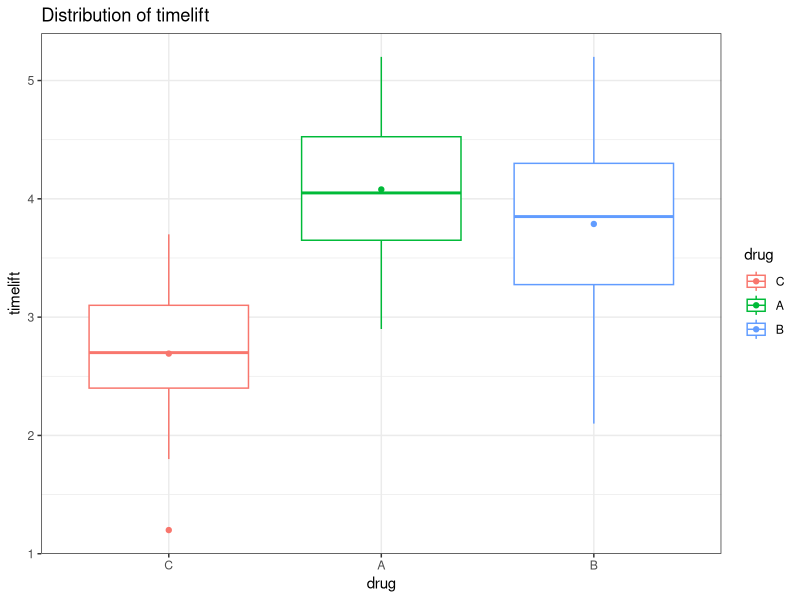
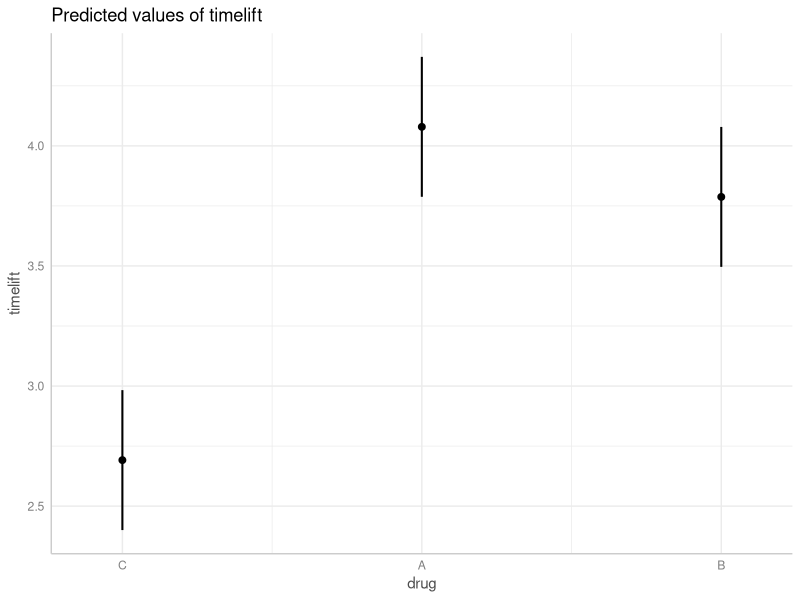
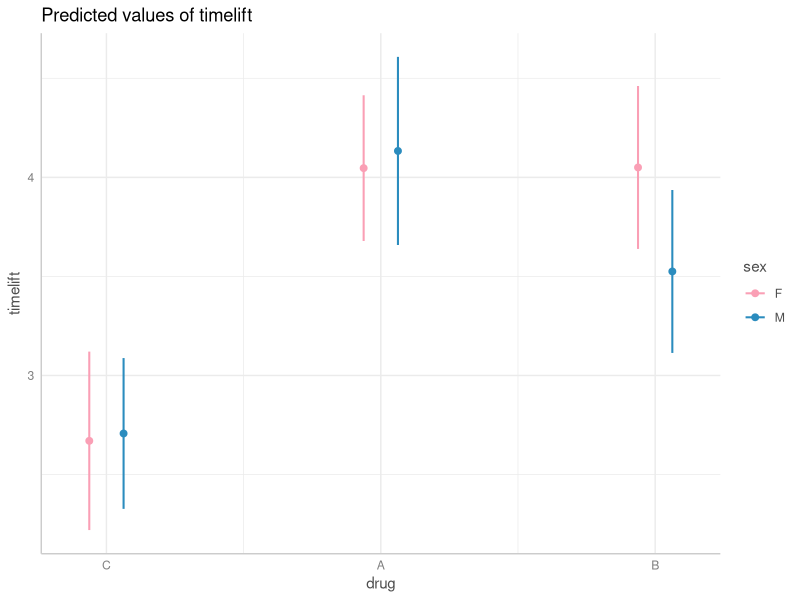

Source code (R) for these figures, in order: (Note: this script raises an error after producing the figures.)
## ---- chunk 1
knitr::opts_chunk$set(echo = TRUE, fig.width = 4, fig.height = 3, fig.align = "center", warning = FALSE)


##########################################
############# week 7 exercise ############
##########################################

## ---- chunk 2

  library(haven); library(psych); library(dplyr); 
  library(magrittr); library(ggplot2); library(gridExtra)
  library(rstatix); library(multcomp)
  
  
  rats = 
    data.frame(rat_id = c(1:72),
               drug = c(rep(c("B", "A", "C"), times = 24)),
               timelift = c(c(5.2, 5.1, 2.4, 4.3, 3.1, 2.4, 
                              4.2, 5.0, 2.4, 2.4, 4.6, 1.2, 
                              5.1, 5.2, 2.9, 3.3, 4.5, 3.2, 
                              4.6, 5.0, 2.8, 2.9, 4.1, 2.2, 
                              3.8, 4.1, 2.4, 3.9, 3.8, 2.2, 
                              4.7, 4.5, 2.6, 3.9, 3.1, 3.4, 
                              3.4, 4.5, 3.6, 3.9, 4.2, 2.0, 
                              4.3, 3.5, 2.6, 2.8, 2.9, 3.1, 
                              5.0, 4.0, 1.8, 3.5, 3.8, 2.9, 
                              2.1, 3.1, 2.9, 4.2, 3.7, 3.4, 
                              3.7, 3.9, 3.7, 3.6, 3.9, 2.6, 
                              3.2, 3.2, 2.8, 2.9, 5.1, 3.1)))
  
## ---- chunk 3
  
# making drug C as reference group
  rats = 
    rats %>% mutate(drug = factor(rats$drug, levels = c("C", "A", "B"))) 

# boxplot
  rats %>% 
    ggplot(aes(drug, timelift, color = drug, group = drug)) + 
    geom_boxplot() + 
    stat_summary(fun = mean, geom="point") +
    theme_bw() +
    ggtitle("Distribution of timelift")

# ANOVA  
  fit1 = lm(timelift ~ drug, data = rats)
  summary(fit1)
  anova(fit1)
  
  library(ggeffects)
  ggpred = ggpredict(fit1, "drug") # get mean and CIs
  plot(ggpred)
  
## ---- chunk 4

  rats2 = 
    data.frame(rat_id = c(1:72),
               sex = c( "F", "F", "F", "M", "F", "F", "F", "F", "M", "F", "M", "F", "F", "F", "M", "F", "M", "M", "M", "M", "M", "M", "F", "F", "M", "M", "M", "F", "F", "M", "F", "M", "F", "M", "F", "F", "M", "F", "M", "M", "F", "M", "F", "M", "M", "M", "F", "M", "F", "M", "M", "M", "M", "M", "M", "F", "M", "M", "F", "F", "F", "F", "F", "F", "F", "F", "F", "M", "F", "M", "F", "M"), 
               drug = c(rep(c("B", "A", "C"), times = 24)),
               timelift = c(c(5.2, 5.1, 2.4, 4.3, 3.1, 2.4, 
                              4.2, 5.0, 2.4, 2.4, 4.6, 1.2, 
                              5.1, 5.2, 2.9, 3.3, 4.5, 3.2, 
                              4.6, 5.0, 2.8, 2.9, 4.1, 2.2, 
                              3.8, 4.1, 2.4, 3.9, 3.8, 2.2, 
                              4.7, 4.5, 2.6, 3.9, 3.1, 3.4, 
                              3.4, 4.5, 3.6, 3.9, 4.2, 2.0, 
                              4.3, 3.5, 2.6, 2.8, 2.9, 3.1, 
                              5.0, 4.0, 1.8, 3.5, 3.8, 2.9, 
                              2.1, 3.1, 2.9, 4.2, 3.7, 3.4, 
                              3.7, 3.9, 3.7, 3.6, 3.9, 2.6, 
                              3.2, 3.2, 2.8, 2.9, 5.1, 3.1))) 
  
   rats2 = 
      rats2 %>% mutate(drug = factor(rats2$drug, levels = c("C", "A", "B"))) 
  

## ---- chunk 5

  fit2 = lm(timelift ~ drug*sex, data =rats2)
  summary(fit2)
  anova(fit2)
  
  ggpred2 = ggpredict(fit2, c("drug", "sex")) # get mean and CIs
  plot(ggpred2, colors = c("#fa9fb5","#2b8cbe"))
  plot(ggpred2, connect.lines = TRUE, colors = c("#fa9fb5","#2b8cbe"))

## ---- chunk 6

# data step
  faex = 
    data.frame(hec = factor(rep(c(3,5), times = 10)),
               paa = factor(c(rep(c(1,3), each = 10))),
               zsv = c(1.9,	8.7,
                       2.3,	9.0,
                       2.0,	8.8,
                       2.1,	9.1,
                       2.0,	9.0,
                       4.3,	18.5,
                       4.7,	18.5,
                       4.8,	18.2,
                       4.7,	13.3,
                       4.8,	18.2))

# descriptive stats   
  faex %>% 
    group_by(hec, paa) %>% 
    summarise(N = n(),
              mean = mean(zsv),
              median = median(zsv),
              var = var(zsv),
              sd = sd(zsv))

## ---- chunk 7

  fit3 = lm(zsv ~ hec*paa, data = faex)
  summary(fit3)
  anova(fit3)
  
  ggpred3 = ggpredict(fit3, c("hec", "paa")) # get mean and CIs
  plot(ggpred3, colors = c("#fa9fb5","#2b8cbe"))
  plot(ggpred3, connect.lines = TRUE, colors = c("#fa9fb5","#2b8cbe"))

  library(lsmeans) 
  lsmeans(fit3, c("hec", "paa")) # get LS menas

  TukeyHSD(aov(zsv ~ hec*paa, data = faex), ordered = TRUE) # multiple comparison with Tukey method
  
## ---- chunk 8

  library(readr)
  vision = read_csv("vision.csv") 
  # I copy paste the data in the word file to excel..
  
  vision %>% names
  
  vision$race = factor(vision$race, levels = c("Aboriginal","European"))
  vision$gender = factor(vision$gender, levels = c("Male", "Female"))
  vision$group = factor(vision$group, levels = c("1", "2", "3", "4"))
  vision$agegrp = factor(vision$agegrp, levels = c("20-29y"
, "30-39y"))

  
## ---- chunk 9
  fit4 = lm(acuity ~ race*gender, data = vision)
  summary(fit4)
  anova(fit4)
  
  # assumption check
  plot(fit4)
  jack = rstudent(fit4)
  plot(jack, ylab="Jacknife Residuals",main="Jacknife Residuals")
  
  ggpred4 = ggpredict(fit4, c("race", "gender")) # get mean and CIs
  plot(ggpred4, colors = c("#fa9fb5","#2b8cbe"))
  plot(ggpred4, connect.lines = TRUE, colors = c("#fa9fb5","#2b8cbe"))

  
## ---- chunk 10
  campus = read_csv("campus.csv") 
  campus %>% names
  
  campus$cafeteria = campus$cafeteria %>% factor()
  campus$brand = campus$brand %>% factor()

## ---- chunk 11

  fit5 = lm(bacteria ~ brand*cafeteria, data = campus)
  summary(fit5)
  anova(fit5)
  
  ggpred5 = ggpredict(fit5, c("brand", "cafeteria")) # get mean and CIs
  plot(ggpred5, connect.lines = TRUE, jitter = 0.3) + 
    scale_fill_brewer(palette="Spectral") + 
    theme_classic()
  
  library(lsmeans) 
  lsmeans(fit5, c("brand", "cafeteria")) # get LS menas
  

## ---- chunk 12

  irradiate = read_csv("irradiate.csv") 
  irradiate %>% names
  
  irradiate$batch = factor(irradiate$batch)
  irradiate$duration = factor(irradiate$duration)

## ---- chunk 13
  library(lme4); library(lmerTest)
  
  fit6  = lmer(bacteria ~ duration + (1 + duration | batch), data = irradiate) # mixed-effect model with duration as the fixed effect and batch as the random effect.
  
  # Calculate LS means with Tukey's adjustment
  lsmeans(fit6, "duration", adjust = "tukey")
  
